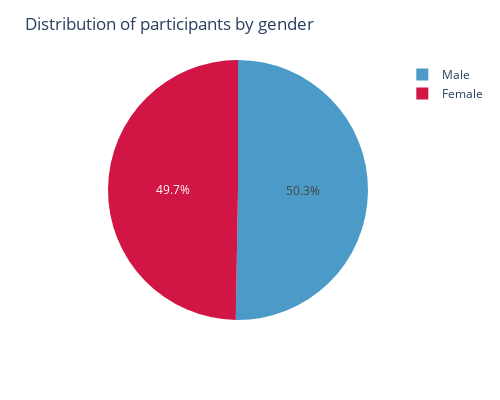

The notebook cell this image was saved under:
### Markdown cell above
There are as many women as men : we can easily compare the behaviour of each gender in the following analysis

### Code cell
DfGenre = dfPeople['gender'].value_counts().reset_index()
color_map = {'Male': "#4B9AC7", 'Female': '#d11544'}

fig = px.pie(DfGenre, names='gender', values='count',color='gender',
             color_discrete_map=color_map)

fig.update_layout(
    title="Distribution of participants by gender",
    width=500, 
    height=400)
fig.show()

### Figure 1 — Plotly figure (JSON) as saved in the notebook; plotly's stock layout.template omitted (floating-point values rounded to 4 significant figures)
{"data": [{"customdata": [["Male"], ["Female"]], "domain": {"x": [0, 1], "y": [0, 1]}, "hovertemplate": "gender=%{customdata[0]}<br>count=%{value}<extra></extra>", "labels": ["Male", "Female"], "legendgroup": "", "marker": {"colors": ["#4B9AC7", "#d11544"]}, "name": "", "showlegend": true, "type": "pie", "values": [277, 274]}], "layout": {"height": 400, "legend": {"tracegroupgap": 0}, "margin": {"t": 60}, "title": {"text": "Distribution of participants by gender"}, "width": 500}}
